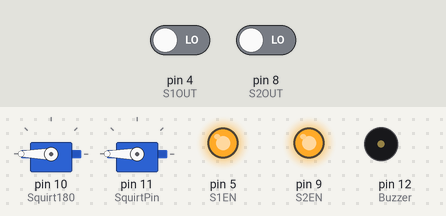
A sketch run on a simulated Arduino Uno, built with avr-gcc and run on an emulated ATmega328P. Parts: 2 × servo, output pins drawn as LEDs (lit = HIGH), buzzer (waves = sounding). Dashed ring = blinking. Inputs (shaded band) come from the test bench; at power-on: pin 4 (S1OUT) LOW, pin 8 (S2OUT) LOW.

Above: at 2.9 s.
3.0 s: pin 4 (S1OUT) driven HIGH
At 3.38 s:
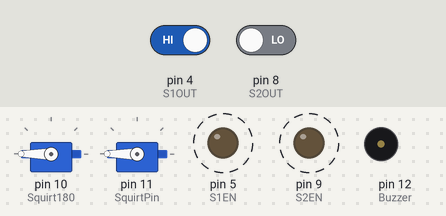
6.0 s: pin 4 (S1OUT) driven LOW
At 6.51 s:
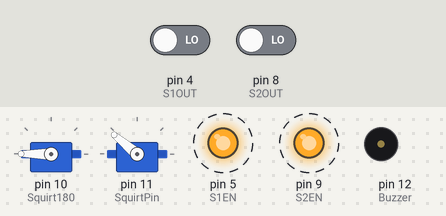
9.0 s: pin 8 (S2OUT) driven HIGH
At 9.18 s:
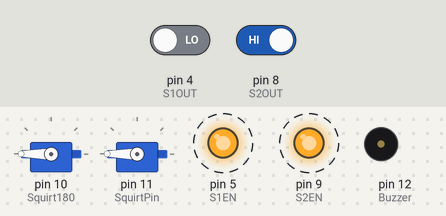
Timing chart, 0 to 18.0 s (numbered marks = the images above; inputs shaded):
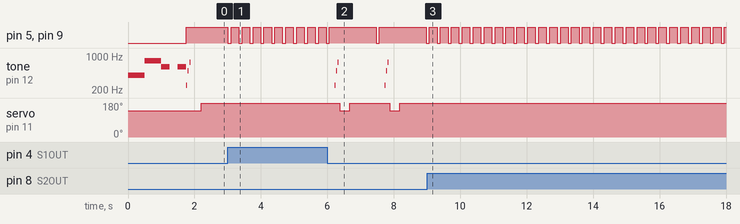

The sketch:

BriteHand.ino
```cpp
#include <Servo.h>

// Pin assignments for the two sensors

const int S1OUT = 4;
const int S1EN = 5;

const int S2OUT = 8;
const int S2EN = 9;

// Pin assignments for the servo
const int Squirt180 = 10;  // this servo output is always set to 180 degrees and is used to get the horn on properly.
const int SquirtPin = 11; // this is the one actually used to move the arm. So use the 180 one to get the horn adjusted, then switch to this one.

// Buzzer outputs tones to help figure out good or bad hits
const int Buzzer = 12;

Servo Squirt;
Servo SquirtSetup;  // always 180 degrees, used to put horn on properly

void cycleSensors() {
  digitalWrite(S1EN, LOW);
  digitalWrite(S2EN, LOW);
  delay(100);
  digitalWrite(S1EN, HIGH);
  digitalWrite(S2EN, HIGH);
  delay(100);
}

int handDetected(int sensorEN, int sensorOUT) {
    byte handDetected = 0;

    digitalWrite(sensorEN, HIGH);     // Enable the internal 38kHz signal.
    delayMicroseconds(210);           // Wait 210µs (8 pulses of 38kHz).
    if(digitalRead(sensorOUT)) {      // If detector Output is HIGH,
        handDetected = 0;
    } else {                          // but if the Output is LOW,
      delayMicroseconds(395);         // wait for another 15 pulses.
      if(digitalRead(sensorOUT)) {    // If the Output is now HIGH,                                // then first Read was noise
          handDetected = 0;          // and no object was detected;
      } else {                        // but if the Output is still LOW,
          handDetected = 1;           // then an object was truly detected.
      }
  }
  delayMicroseconds(200);             // wait a bit
  //digitalWrite(sensorEN, LOW);        // Disable the internal 38kHz signal.

  //Serial.print(sensorOUT); Serial.print("="); Serial.println(handDetected);
  return handDetected;
}

void setup ()
{
 Serial.begin(9600); // Initialization serial output
 SquirtSetup.attach(Squirt180);
 SquirtSetup.write(180);   // this servo pin always sits at 180 degrees to help install the servo horn in the right orientation.

 // Provide power to sensors through the arduino pins. The KY-032 sensor
 // requires 20 mA which can be provided by the nano. We're not enabling both
 // at the same time either so it should be fine.
 pinMode(S1OUT, INPUT);
 pinMode(S1EN, OUTPUT);
 digitalWrite(S1EN, LOW); // start with it off

 pinMode(S2OUT, INPUT);
 pinMode(S2EN, OUTPUT);
 digitalWrite(S2EN, LOW);

 pinMode(Buzzer, OUTPUT);

 // play a series of tones on startup to confirm the buzzer works

 tone(Buzzer,400,500);
 delay(500);
 tone(Buzzer,800,500);
 delay(500);
 tone(Buzzer, 600, 250);
 delay(500);
 tone(Buzzer, 600, 250);
 delay(250);
 pinMode(Buzzer, INPUT); // stops little squeaks
}

void toneOut(int freq, int t) {
  pinMode(Buzzer, OUTPUT);
  tone(Buzzer, freq, t);
  delay(t);
  pinMode(Buzzer, INPUT); // so we don't get any weird noises
}

unsigned long LastDetectTime = 0;
unsigned long LastNondetectTime = 0;

#define TOOLONGDETECTING 10000

void loop ()
{

   // to avoid false positives, we'll require several hits on both sensors in a row
   // before dispensing. You could adjust the number of hits required to tune sensitivity
   // just don't go below 1.
#define HITSNEEDED 3

   int hits = 0;
   for (int i = 0; i < HITSNEEDED; i++) {
     int detected = 0;
     detected = handDetected(S1EN, S1OUT) + handDetected(S2EN, S2OUT);
     if (detected == 2) {
      LastDetectTime = millis();
      hits++;
      toneOut(250*hits,25);
     } else {
      // no detect
      LastNondetectTime = millis();
     }
     delay(25);
   }
   //Serial.println(hits); // for debugging


#define SERVODELAY 300 // For faster servo like MG958 make this 200

   if (hits == HITSNEEDED) {
     Squirt.attach(SquirtPin);
     Squirt.write(140);
     delay(SERVODELAY);
     Squirt.write(180);
     delay(SERVODELAY);
     Squirt.detach();
     delay(500); // add an extra delay after sequence ends so it doesn't output too fast
   }

   cycleSensors();
   delay(50);

   // This code is for safety
   if (millis() > LastNondetectTime + TOOLONGDETECTING) {
    // we've been continuously detecting so something is probably wrong
    // Wait to have a nondetect event.
    while (handDetected(S1EN, S1OUT)+handDetected(S2EN,S2OUT) == 2) {
      toneOut(50,10);
      LastDetectTime = millis();
      delay(1000);
    }
    LastNondetectTime = millis();
    // now let's require nondetects on both sensors for several seconds
    while (handDetected(S1EN, S1OUT)+handDetected(S2EN,S2OUT) == 0 && millis() < LastNondetectTime+5000) {
      toneOut(50,10);
      delay(1000);
    }
    LastNondetectTime == millis();
   }
}
```

Measured:
- after the input at 3.0 s, pin 5 (S1EN), pin 9 (S2EN): alternates HIGH for 0.23 s and LOW for 0.10 s, starting after 0.33 s; tone on pin 12 (Buzzer): stops changing and stays silent; servo on pin 11 (SquirtPin): stops changing and stays 180°
- after the input at 6.0 s, pin 5 (S1EN), pin 9 (S2EN): HIGH → LOW after 1.5 s, → HIGH 0.10 s later, → LOW 1.4 s later
- after the input at 9.0 s, pin 5 (S1EN), pin 9 (S2EN): alternates HIGH for 0.23 s and LOW for 0.10 s, starting after 0.30 s; tone on pin 12 (Buzzer): stops changing and stays silent; servo on pin 11 (SquirtPin): stops changing and stays 180°
- by itself, tone on pin 12 (Buzzer): plays 400 Hz for 0.50 s, 800 Hz for 0.50 s, 600 Hz for 0.25 s, 600 Hz for 0.25 s, 250 Hz for 0.03 s, 500 Hz for 0.03 s … (7 notes in this stretch)
